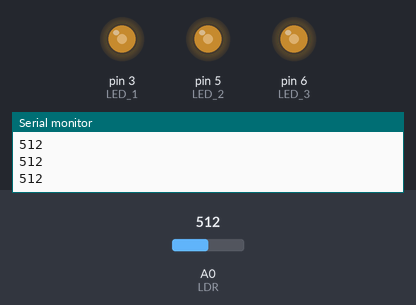
Bench run of a sketch on a simulated Arduino Uno, built with avr-gcc and run on an emulated ATmega328P. Shown: output pins drawn as LEDs (lit = HIGH), the last lines printed to the serial monitor. Inputs (shaded band) come from the test bench; at power-on: A0 (LDR) = 512.

Above: at 1.2 s.
1.3 s: A0 (LDR) set to 716
At 2.5 s:
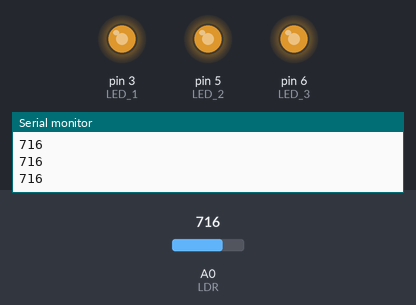
2.8 s: A0 (LDR) set to 900
At 3.9 s:
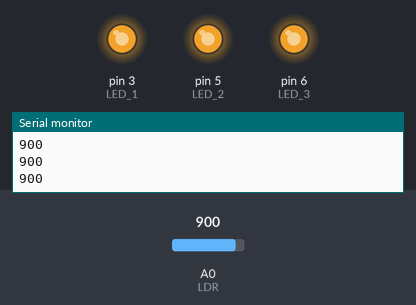
4.3 s: A0 (LDR) set to 122
At 5.0 s:
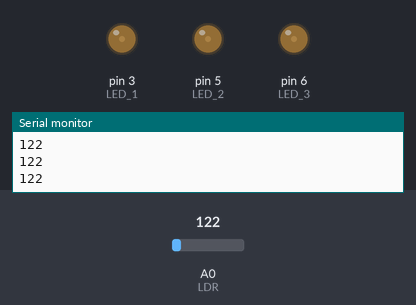
5.8 s: A0 (LDR) set to 0
At 6.1 s:
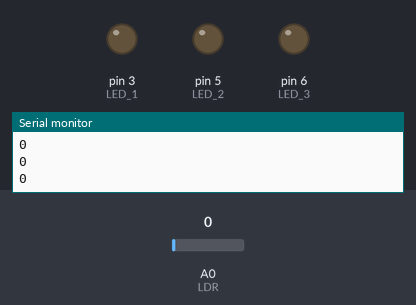
Timing chart, 0 to 8.3 s (numbered marks = the images above; inputs shaded):
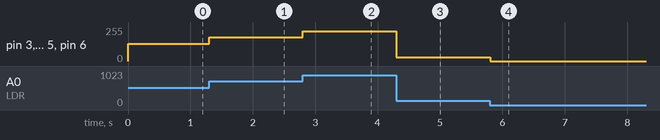

The sketch:

TPldr2.ino
```cpp
#define LDR A0
#define LED_1 3
#define LED_2 5
#define LED_3 6

int sensorReading;
int pwm;

void setup ()
{
  Serial.begin(9600);

  pinMode(LDR, INPUT);
  pinMode(LED_1, OUTPUT);
  pinMode(LED_2, OUTPUT);
  pinMode(LED_3, OUTPUT);
}

void loop ()
{
  sensorReading = analogRead(LDR);

  pwm = sensorReading / 4;

  analogWrite(LED_1, pwm);
  analogWrite(LED_2, pwm);
  analogWrite(LED_3, pwm);

  Serial.println(sensorReading);
}
```

Measured:
- after the input at 1.3 s, pin 3 (LED_1), pin 5 (LED_2), pin 6 (LED_3): 128/255 → 179/255 at once
- after the input at 2.8 s, pin 3 (LED_1), pin 5 (LED_2), pin 6 (LED_3): 179/255 → 225/255 at once
- after the input at 4.3 s, pin 3 (LED_1), pin 5 (LED_2), pin 6 (LED_3): 225/255 → 30/255 at once
- after the input at 5.8 s, pin 3 (LED_1), pin 5 (LED_2), pin 6 (LED_3): 30/255 → 0/255 at once
